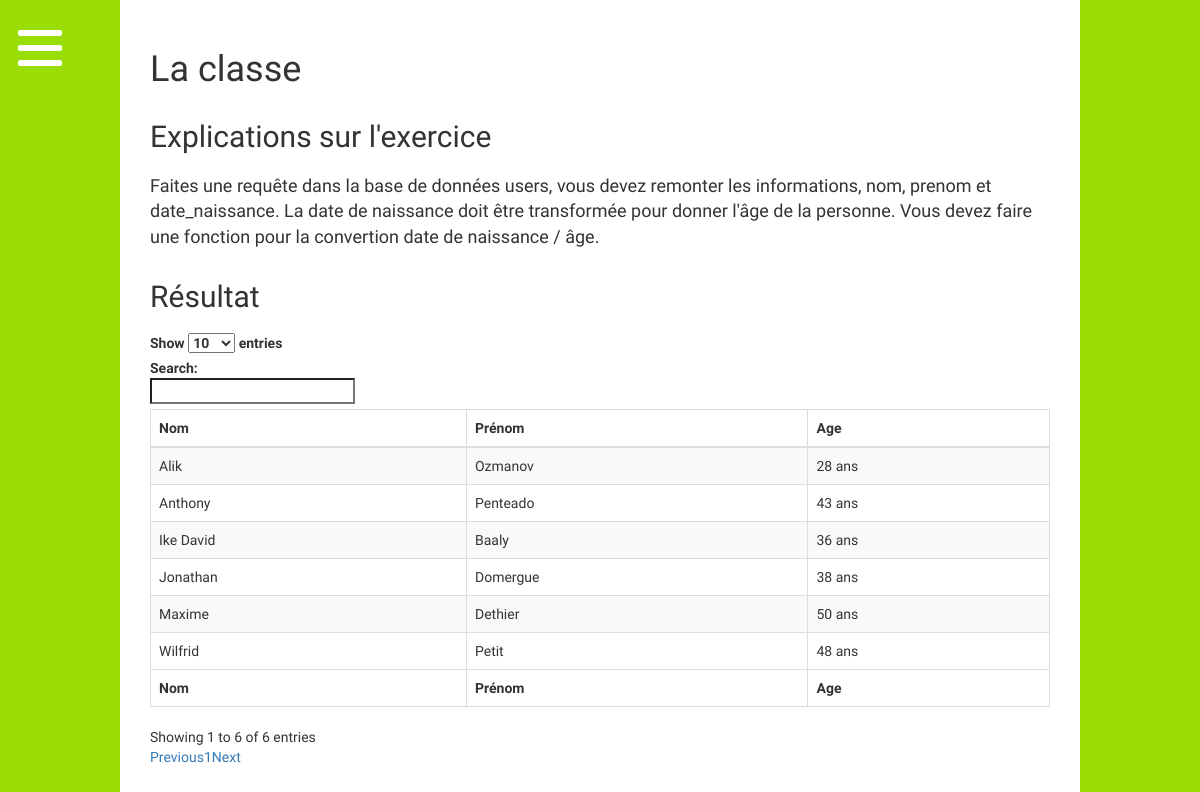
The page /classe/index.php on the database its author committed.
### tables this page shows
CREATE TABLE `users` (
  `id` int NOT NULL,
  `nom` varchar(30) NOT NULL,
  `prenom` varchar(30) NOT NULL,
  `date_naissance` date NOT NULL
);

### classe/index.php (the view, shortened to what this page needs)
<?php  include '../config.php'; ?>
<?php  include '../header.php'; ?>
<div class="general-content">
<h1>La classe</h1>
    <h2>Explications sur l'exercice</h2>
    <p>Faites une requête dans la base de données users, vous devez remonter les informations, nom, prenom et date_naissance. La date de naissance doit être transformée pour donner l'âge de la personne. Vous devez faire une fonction pour la convertion date de naissance / âge.
    </p>
<h2>Résultat</h2>
<table id="example" class="table table-striped table-bordered" cellspacing="0" width="100%">
        <thead>
            <tr>
                <th>Nom</th>
                <th>Prénom</th>
                <th>Age</th>
            </tr>
        </thead>
        <tfoot>
            <tr>
                <th>Nom</th>
                <th>Prénom</th>
                <th>Age</th>
            </tr>
        </tfoot>
        <tbody>
        <?php
        $getPeople = $dbconnexion->query('select * from users');
        $allPeople = $getPeople->fetchALL();
        function calculateAge($birthdate) {
            $birthdate = new DateTime($birthdate);
            $now = new DateTime();
            $interval = $now->diff($birthdate);
            return $interval->y." ". "ans";
        };
        foreach($allPeople as $person){
            echo "<tr><td>".$person['nom']."</td><td>".$person['prenom']."</td><td>".calculateAge($person['date_naissance'])."</td></tr>";
        };
        ?>
        </tbody>
    </table>
    </div>
<?php  include '../footer.php'; ?>

### header.php (shortened to what this page needs)
<!DOCTYPE html>
<html>
<head>
<link rel="stylesheet" type="text/css" href="http://maxcdn.bootstrapcdn.com/bootstrap/3.3.6/css/bootstrap.min.css">
<link rel="stylesheet" type="text/css" href="https://cdn.datatables.net/1.10.12/css/dataTables.bootstrap.min.css">
<link rel="stylesheet" type="text/css" href="/css/menufullpage.css" rel="stylesheet" type="text/css">
</head>
<body>
<a href="#menu" class="menu-link">
        <span>toggle menu</span>
</a>

### footer.php (shortened to what this page needs)
</body>
</html>

### css/menufullpage.css (style rules this page uses)
html { height:100%; }
body { background-color:#99cc00; margin: 0 auto; font-family: 'Montserrat Alternates', sans-serif; margin:0; padding:0; background: url(/img/background.svg) no-repeat center fixed; -webkit-background-size: cover; background-size: cover; height:100%; }
.menu-link { z-index: 999; display: block; position: fixed; top: 0; left: 0; overflow: hidden; margin: 0; padding: 0; width: 80px; height: 80px; font-size: 0; text-indent: -9999px; -webkit-appearance: none; -moz-appearance: none; appearance: none; box-shadow: none; border-radius: none; border: none; cursor: pointer; -webkit-transition: background 0.3s; transition: background 0.3s; background-color: transparent; }
.menu-link span { display: block; position: absolute; top: 45px; left: 18px; right: 18px; height: 6px; border-radius: 2px; background: white; -webkit-transition: background 0 0.3s; transition: background 0 0.3s; }
.menu-link span::before, .menu-link span::after { position: absolute; display: block; left: 0; width: 100%; height: 6px; border-radius: 2px; background-color: #fff; content: ""; -webkit-transition-duration: 0.3s, 0.3s; transition-duration: 0.3s, 0.3s; -webkit-transition-delay: 0.3s, 0; transition-delay: 0.3s, 0; }
.menu-link span::before { top: -15px; -webkit-transition-property: top, -webkit-transform; transition-property: top, transform; }
.menu-link span::after { bottom: -15px; -webkit-transition-property: bottom, -webkit-transform; transition-property: bottom, transform; }
.general-content { width: 80%; margin: 0 auto; background-color: white; padding:30px; }
h1 { margin-bottom:30px; }
h2 { margin-top:30px; margin-bottom:20px; }
p { font-size:18px; }

### rows shown on the page
users: nom "Ike David", prenom "Baaly", date_naissance "36 ans"
users: nom "Maxime", prenom "Dethier", date_naissance "50 ans"
users: nom "Jonathan", prenom "Domergue", date_naissance "38 ans"
users: nom "Alik", prenom "Ozmanov", date_naissance "28 ans"
users: nom "Anthony", prenom "Penteado", date_naissance "43 ans"
users: nom "Wilfrid", prenom "Petit", date_naissance "48 ans"
